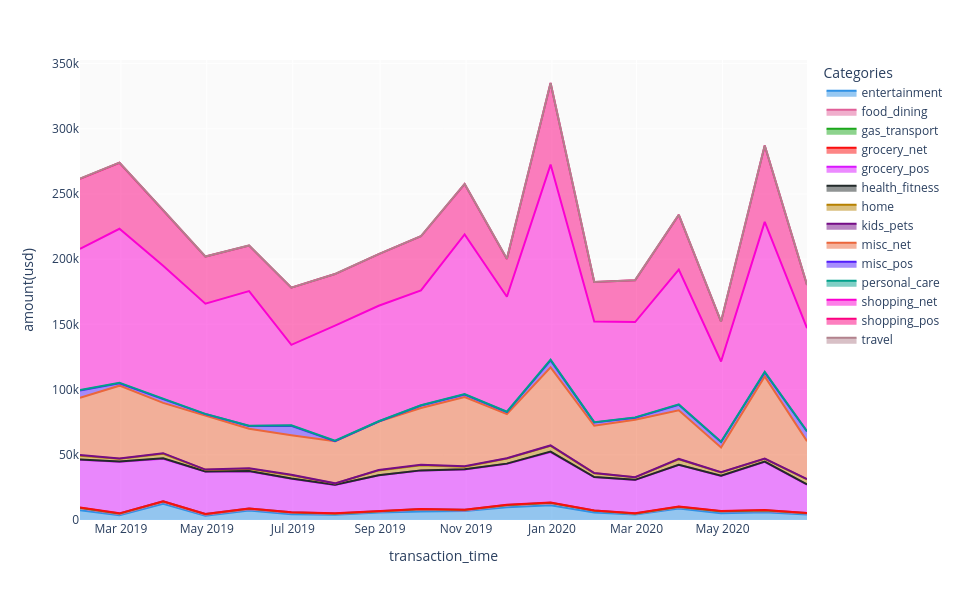

The notebook cell saved with this chart:
### Code cell
df_ = df_train.groupby(by=[pd.Grouper(key="transaction_time", freq="1M"),
                           'is_fraud','category']).agg({"amount(usd)":'sum',"transaction_id":"count"}).reset_index()

fig = px.area(
    df_[df_.is_fraud==1],
    x='transaction_time',
    y='amount(usd)',
    color='category',
    color_discrete_sequence=px.colors.qualitative.Dark24
)

fig.update_layout(height=600,
                  width=960,
                  legend=dict(title='Categories'),
                  plot_bgcolor='#fafafa'
                 )

fig.show();

### Figure 1 — Plotly figure (JSON) as saved in the notebook; plotly's stock layout.template omitted (floating-point values rounded to 4 significant figures)
{"data": [{"fillpattern": {"shape": ""}, "hovertemplate": "category=entertainment<br>transaction_time=%{x}<br>amount(usd)=%{y}<extra></extra>", "legendgroup": "entertainment", "line": {"color": "#2E91E5"}, "marker": {"symbol": "circle"}, "mode": "lines", "name": "entertainment", "orientation": "v", "showlegend": true, "stackgroup": "1", "type": "scatter", "x": ["2019-01-31T00:00:00", "2019-02-28T00:00:00", "2019-03-31T00:00:00", "2019-04-30T00:00:00", "2019-05-31T00:00:00", "2019-06-30T00:00:00", "2019-07-31T00:00:00", "2019-08-31T00:00:00", "2019-09-30T00:00:00", "2019-10-31T00:00:00", "2019-11-30T00:00:00", "2019-12-31T00:00:00", "2020-01-31T00:00:00", "2020-02-29T00:00:00", "2020-03-31T00:00:00", "2020-04-30T00:00:00", "2020-05-31T00:00:00", "2020-06-30T00:00:00"], "xaxis": "x", "y": [7470.0, 3682.0, 12400.0, 3335.0, 7253.0, 4491.0, 4083.0, 5809.0, 6432.0, 6901.0, 9849.0, 11290.0, 5750.0, 4216.0, 8903.0, 5211.0, 5998.0, 4256.0], "yaxis": "y"}, {"fillpattern": {"shape": ""}, "hovertemplate": "category=food_dining<br>transaction_time=%{x}<br>amount(usd)=%{y}<extra></extra>", "legendgroup": "food_dining", "line": {"color": "#E15F99"}, "marker": {"symbol": "circle"}, "mode": "lines", "name": "food_dining", "orientation": "v", "showlegend": true, "stackgroup": "1", "type": "scatter", "x": ["2019-01-31T00:00:00", "2019-02-28T00:00:00", "2019-03-31T00:00:00", "2019-04-30T00:00:00", "2019-05-31T00:00:00", "2019-06-30T00:00:00", "2019-07-31T00:00:00", "2019-08-31T00:00:00", "2019-09-30T00:00:00", "2019-10-31T00:00:00", "2019-11-30T00:00:00", "2019-12-31T00:00:00", "2020-01-31T00:00:00", "2020-02-29T00:00:00", "2020-03-31T00:00:00", "2020-04-30T00:00:00", "2020-05-31T00:00:00", "2020-06-30T00:00:00"], "xaxis": "x", "y": [1487.0, 830.8, 1322.0, 680.2, 1018.0, 1056.0, 471.7, 704.8, 1628.0, 450.3, 1249.0, 1504.0, 1249.0, 486.7, 922.8, 1352.0, 977.4, 742.0], "yaxis": "y"}, {"fillpattern": {"shape": ""}, "hovertemplate": "category=gas_transport<br>transaction_time=%{x}<br>amount(usd)=%{y}<extra></extra>", "legendgroup": "gas_transport", "line": {"color": "#1CA71C"}, "marker": {"symbol": "circle"}, "mode": "lines", "name": "gas_transport", "orientation": "v", "showlegend": true, "stackgroup": "1", "type": "scatter", "x": ["2019-01-31T00:00:00", "2019-02-28T00:00:00", "2019-03-31T00:00:00", "2019-04-30T00:00:00", "2019-05-31T00:00:00", "2019-06-30T00:00:00", "2019-07-31T00:00:00", "2019-08-31T00:00:00", "2019-09-30T00:00:00", "2019-10-31T00:00:00", "2019-11-30T00:00:00", "2019-12-31T00:00:00", "2020-01-31T00:00:00", "2020-02-29T00:00:00", "2020-03-31T00:00:00", "2020-04-30T00:00:00", "2020-05-31T00:00:00", "2020-06-30T00:00:00"], "xaxis": "x", "y": [500.5, 505.7, 570.1, 546.5, 477.4, 308.9, 432.9, 370.7, 372.2, 434.8, 447.0, 466.4, 282.7, 340.2, 393.0, 224.9, 578.8, 341.4], "yaxis": "y"}, {"fillpattern": {"shape": ""}, "hovertemplate": "category=grocery_net<br>transaction_time=%{x}<br>amount(usd)=%{y}<extra></extra>", "legendgroup": "grocery_net", "line": {"color": "#FB0D0D"}, "marker": {"symbol": "circle"}, "mode": "lines", "name": "grocery_net", "orientation": "v", "showlegend": true, "stackgroup": "1", "type": "scatter", "x": ["2019-01-31T00:00:00", "2019-02-28T00:00:00", "2019-03-31T00:00:00", "2019-04-30T00:00:00", "2019-05-31T00:00:00", "2019-06-30T00:00:00", "2019-07-31T00:00:00", "2019-08-31T00:00:00", "2019-09-30T00:00:00", "2019-10-31T00:00:00", "2019-11-30T00:00:00", "2019-12-31T00:00:00", "2020-01-31T00:00:00", "2020-02-29T00:00:00", "2020-03-31T00:00:00", "2020-04-30T00:00:00", "2020-05-31T00:00:00", "2020-06-30T00:00:00"], "xaxis": "x", "y": [109.3, 92.01, 142.4, 131.2, 102.5, 67.41, 158, 69.16, 48.68, 71.3, 65.65, 114.4, 42.99, 121.4, 92.97, 46.92, 57.21, 96.28], "yaxis": "y"}, {"fillpattern": {"shape": ""}, "hovertemplate": "category=grocery_pos<br>transaction_time=%{x}<br>amount(usd)=%{y}<extra></extra>", "legendgroup": "grocery_pos", "line": {"color": "#DA16FF"}, "marker": {"symbol": "circle"}, "mode": "lines", "name": "grocery_pos", "orientation": "v", "showlegend": true, "stackgroup": "1", "type": "scatter", "x": ["2019-01-31T00:00:00", "2019-02-28T00:00:00", "2019-03-31T00:00:00", "2019-04-30T00:00:00", "2019-05-31T00:00:00", "2019-06-30T00:00:00", "2019-07-31T00:00:00", "2019-08-31T00:00:00", "2019-09-30T00:00:00", "2019-10-31T00:00:00", "2019-11-30T00:00:00", "2019-12-31T00:00:00", "2020-01-31T00:00:00", "2020-02-29T00:00:00", "2020-03-31T00:00:00", "2020-04-30T00:00:00", "2020-05-31T00:00:00", "2020-06-30T00:00:00"], "xaxis": "x", "y": [36640.0, 39580.0, 32580.0, 32450.0, 28530.0, 25710.0, 21744, 27280.0, 29450.0, 30930.0, 31520.0, 38754, 25550.0, 25540.0, 31960.0, 26960.0, 36990.0, 21640.0], "yaxis": "y"}, {"fillpattern": {"shape": ""}, "hovertemplate": "category=health_fitness<br>transaction_time=%{x}<br>amount(usd)=%{y}<extra></extra>", "legendgroup": "health_fitness", "line": {"color": "#222A2A"}, "marker": {"symbol": "circle"}, "mode": "lines", "name": "health_fitness", "orientation": "v", "showlegend": true, "stackgroup": "1", "type": "scatter", "x": ["2019-01-31T00:00:00", "2019-02-28T00:00:00", "2019-03-31T00:00:00", "2019-04-30T00:00:00", "2019-05-31T00:00:00", "2019-06-30T00:00:00", "2019-07-31T00:00:00", "2019-08-31T00:00:00", "2019-09-30T00:00:00", "2019-10-31T00:00:00", "2019-11-30T00:00:00", "2019-12-31T00:00:00", "2020-01-31T00:00:00", "2020-02-29T00:00:00", "2020-03-31T00:00:00", "2020-04-30T00:00:00", "2020-05-31T00:00:00", "2020-06-30T00:00:00"], "xaxis": "x", "y": [147.8, 237.9, 324.9, 39.88, 167.1, 175.0, 111.6, 80.81, 126.1, 143.2, 95.44, 294.8, 62.43, 84.26, 78.23, 145.0, 175.2, 203.2], "yaxis": "y"}, {"fillpattern": {"shape": ""}, "hovertemplate": "category=home<br>transaction_time=%{x}<br>amount(usd)=%{y}<extra></extra>", "legendgroup": "home", "line": {"color": "#B68100"}, "marker": {"symbol": "circle"}, "mode": "lines", "name": "home", "orientation": "v", "showlegend": true, "stackgroup": "1", "type": "scatter", "x": ["2019-01-31T00:00:00", "2019-02-28T00:00:00", "2019-03-31T00:00:00", "2019-04-30T00:00:00", "2019-05-31T00:00:00", "2019-06-30T00:00:00", "2019-07-31T00:00:00", "2019-08-31T00:00:00", "2019-09-30T00:00:00", "2019-10-31T00:00:00", "2019-11-30T00:00:00", "2019-12-31T00:00:00", "2020-01-31T00:00:00", "2020-02-29T00:00:00", "2020-03-31T00:00:00", "2020-04-30T00:00:00", "2020-05-31T00:00:00", "2020-06-30T00:00:00"], "xaxis": "x", "y": [3008.0, 2008.0, 3500.0, 1331.0, 1810.0, 2569.0, 1051.0, 3733.0, 3971.0, 1996.0, 3992.0, 4496.0, 2987.0, 1934.0, 4150.0, 2469.0, 2092.0, 3873.0], "yaxis": "y"}, {"fillpattern": {"shape": ""}, "hovertemplate": "category=kids_pets<br>transaction_time=%{x}<br>amount(usd)=%{y}<extra></extra>", "legendgroup": "kids_pets", "line": {"color": "#750D86"}, "marker": {"symbol": "circle"}, "mode": "lines", "name": "kids_pets", "orientation": "v", "showlegend": true, "stackgroup": "1", "type": "scatter", "x": ["2019-01-31T00:00:00", "2019-02-28T00:00:00", "2019-03-31T00:00:00", "2019-04-30T00:00:00", "2019-05-31T00:00:00", "2019-06-30T00:00:00", "2019-07-31T00:00:00", "2019-08-31T00:00:00", "2019-09-30T00:00:00", "2019-10-31T00:00:00", "2019-11-30T00:00:00", "2019-12-31T00:00:00", "2020-01-31T00:00:00", "2020-02-29T00:00:00", "2020-03-31T00:00:00", "2020-04-30T00:00:00", "2020-05-31T00:00:00", "2020-06-30T00:00:00"], "xaxis": "x", "y": [448, 285.4, 436.4, 132.7, 279.8, 333.4, 58.39, 259.1, 250.6, 227.6, 83.81, 281.1, 139.1, 161.2, 344.0, 181.7, 178.4, 250.4], "yaxis": "y"}, {"fillpattern": {"shape": ""}, "hovertemplate": "category=misc_net<br>transaction_time=%{x}<br>amount(usd)=%{y}<extra></extra>", "legendgroup": "misc_net", "line": {"color": "#EB663B"}, "marker": {"symbol": "circle"}, "mode": "lines", "name": "misc_net", "orientation": "v", "showlegend": true, "stackgroup": "1", "type": "scatter", "x": ["2019-01-31T00:00:00", "2019-02-28T00:00:00", "2019-03-31T00:00:00", "2019-04-30T00:00:00", "2019-05-31T00:00:00", "2019-06-30T00:00:00", "2019-07-31T00:00:00", "2019-08-31T00:00:00", "2019-09-30T00:00:00", "2019-10-31T00:00:00", "2019-11-30T00:00:00", "2019-12-31T00:00:00", "2020-01-31T00:00:00", "2020-02-29T00:00:00", "2020-03-31T00:00:00", "2020-04-30T00:00:00", "2020-05-31T00:00:00", "2020-06-30T00:00:00"], "xaxis": "x", "y": [43881, 55800.0, 38580.0, 41620.0, 30400.0, 30350.0, 32300.0, 37150.0, 43640.0, 53080.0, 33900.0, 59890.0, 36210.0, 44030.0, 37340.0, 19000.0, 63060.0, 29040.0], "yaxis": "y"}, {"fillpattern": {"shape": ""}, "hovertemplate": "category=misc_pos<br>transaction_time=%{x}<br>amount(usd)=%{y}<extra></extra>", "legendgroup": "misc_pos", "line": {"color": "#511CFB"}, "marker": {"symbol": "circle"}, "mode": "lines", "name": "misc_pos", "orientation": "v", "showlegend": true, "stackgroup": "1", "type": "scatter", "x": ["2019-01-31T00:00:00", "2019-02-28T00:00:00", "2019-03-31T00:00:00", "2019-04-30T00:00:00", "2019-05-31T00:00:00", "2019-06-30T00:00:00", "2019-07-31T00:00:00", "2019-08-31T00:00:00", "2019-09-30T00:00:00", "2019-10-31T00:00:00", "2019-11-30T00:00:00", "2019-12-31T00:00:00", "2020-01-31T00:00:00", "2020-02-29T00:00:00", "2020-03-31T00:00:00", "2020-04-30T00:00:00", "2020-05-31T00:00:00", "2020-06-30T00:00:00"], "xaxis": "x", "y": [5666.0, 1875.0, 2826.0, 976.6, 1992.0, 7165.0, 125.1, 58.93, 1940.0, 2018.0, 1611.0, 5333.0, 2552.0, 1582.0, 4133, 4194.0, 3080.0, 7444.0], "yaxis": "y"}, {"fillpattern": {"shape": ""}, "hovertemplate": "category=personal_care<br>transaction_time=%{x}<br>amount(usd)=%{y}<extra></extra>", "legendgroup": "personal_care", "line": {"color": "#00A08B"}, "marker": {"symbol": "circle"}, "mode": "lines", "name": "personal_care", "orientation": "v", "showlegend": true, "stackgroup": "1", "type": "scatter", "x": ["2019-01-31T00:00:00", "2019-02-28T00:00:00", "2019-03-31T00:00:00", "2019-04-30T00:00:00", "2019-05-31T00:00:00", "2019-06-30T00:00:00", "2019-07-31T00:00:00", "2019-08-31T00:00:00", "2019-09-30T00:00:00", "2019-10-31T00:00:00", "2019-11-30T00:00:00", "2019-12-31T00:00:00", "2020-01-31T00:00:00", "2020-02-29T00:00:00", "2020-03-31T00:00:00", "2020-04-30T00:00:00", "2020-05-31T00:00:00", "2020-06-30T00:00:00"], "xaxis": "x", "y": [374.3, 429.8, 428.5, 152.7, 280.2, 436.8, 222.1, 212.8, 174.7, 419.3, 270.8, 622.4, 223.8, 214.3, 338.6, 187.6, 513.1, 255.8], "yaxis": "y"}, {"fillpattern": {"shape": ""}, "hovertemplate": "category=shopping_net<br>transaction_time=%{x}<br>amount(usd)=%{y}<extra></extra>", "legendgroup": "shopping_net", "line": {"color": "#FB00D1"}, "marker": {"symbol": "circle"}, "mode": "lines", "name": "shopping_net", "orientation": "v", "showlegend": true, "stackgroup": "1", "type": "scatter", "x": ["2019-01-31T00:00:00", "2019-02-28T00:00:00", "2019-03-31T00:00:00", "2019-04-30T00:00:00", "2019-05-31T00:00:00", "2019-06-30T00:00:00", "2019-07-31T00:00:00", "2019-08-31T00:00:00", "2019-09-30T00:00:00", "2019-10-31T00:00:00", "2019-11-30T00:00:00", "2019-12-31T00:00:00", "2020-01-31T00:00:00", "2020-02-29T00:00:00", "2020-03-31T00:00:00", "2020-04-30T00:00:00", "2020-05-31T00:00:00", "2020-06-30T00:00:00"], "xaxis": "x", "y": [108200.0, 118000.0, 102000.0, 84450.0, 103200.0, 61650.0, 88350.0, 88600.0, 88120.0, 122400.0, 88090.0, 149500.0, 77170, 73100.0, 103500.0, 61570.0, 114900.0, 78930.0], "yaxis": "y"}, {"fillpattern": {"shape": ""}, "hovertemplate": "category=shopping_pos<br>transaction_time=%{x}<br>amount(usd)=%{y}<extra></extra>", "legendgroup": "shopping_pos", "line": {"color": "#FC0080"}, "marker": {"symbol": "circle"}, "mode": "lines", "name": "shopping_pos", "orientation": "v", "showlegend": true, "stackgroup": "1", "type": "scatter", "x": ["2019-01-31T00:00:00", "2019-02-28T00:00:00", "2019-03-31T00:00:00", "2019-04-30T00:00:00", "2019-05-31T00:00:00", "2019-06-30T00:00:00", "2019-07-31T00:00:00", "2019-08-31T00:00:00", "2019-09-30T00:00:00", "2019-10-31T00:00:00", "2019-11-30T00:00:00", "2019-12-31T00:00:00", "2020-01-31T00:00:00", "2020-02-29T00:00:00", "2020-03-31T00:00:00", "2020-04-30T00:00:00", "2020-05-31T00:00:00", "2020-06-30T00:00:00"], "xaxis": "x", "y": [53750.0, 50610.0, 42480.0, 36190.0, 34980.0, 43860.0, 39530.0, 39550.0, 41450.0, 38620.0, 29090.0, 62540.0, 30310.0, 32100.0, 41920.0, 30590.0, 58550.0, 33120.0], "yaxis": "y"}, {"fillpattern": {"shape": ""}, "hovertemplate": "category=travel<br>transaction_time=%{x}<br>amount(usd)=%{y}<extra></extra>", "legendgroup": "travel", "line": {"color": "#B2828D"}, "marker": {"symbol": "circle"}, "mode": "lines", "name": "travel", "orientation": "v", "showlegend": true, "stackgroup": "1", "type": "scatter", "x": ["2019-01-31T00:00:00", "2019-02-28T00:00:00", "2019-03-31T00:00:00", "2019-04-30T00:00:00", "2019-05-31T00:00:00", "2019-06-30T00:00:00", "2019-07-31T00:00:00", "2019-08-31T00:00:00", "2019-09-30T00:00:00", "2019-10-31T00:00:00", "2019-11-30T00:00:00", "2019-12-31T00:00:00", "2020-01-31T00:00:00", "2020-02-29T00:00:00", "2020-03-31T00:00:00", "2020-04-30T00:00:00", "2020-05-31T00:00:00", "2020-06-30T00:00:00"], "xaxis": "x", "y": [102.9, 89.45, 89.28, 24.22, 59.91, 40.69, 66, 72.94, 73.55, 57.42, 45.96, 47.74, 60.29, 38.88, 53.87, 35.54, 52.35, 40.51], "yaxis": "y"}], "layout": {"height": 600, "legend": {"title": {"text": "Categories"}, "tracegroupgap": 0}, "margin": {"t": 60}, "plot_bgcolor": "#fafafa", "width": 960, "xaxis": {"anchor": "y", "autorange": true, "domain": [0, 1], "range": ["2019-01-31", "2020-06-30"], "title": {"text": "transaction_time"}, "type": "date"}, "yaxis": {"anchor": "x", "autorange": true, "domain": [0, 1], "range": [0, 352800.0], "title": {"text": "amount(usd)"}, "type": "linear"}}}
